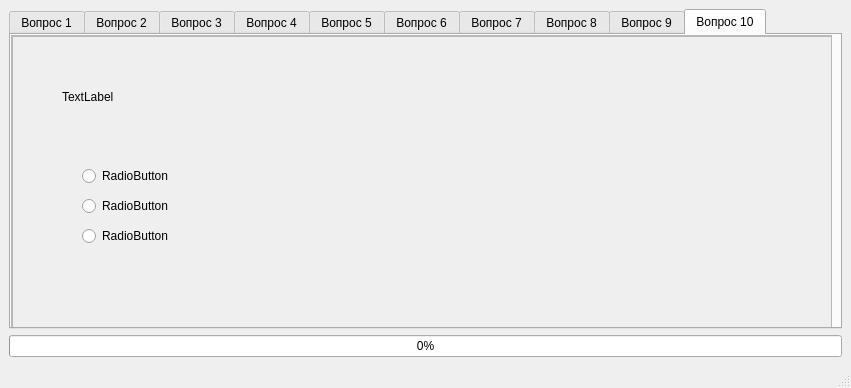
<?xml version="1.0" encoding="UTF-8"?>
<ui version="4.0">
 <class>MainWindow</class>
 <widget class="QMainWindow" name="MainWindow">
  <property name="geometry">
   <rect>
    <x>0</x>
    <y>0</y>
    <width>851</width>
    <height>388</height>
   </rect>
  </property>
  <property name="windowTitle">
   <string>MainWindow</string>
  </property>
  <widget class="QWidget" name="centralwidget">
   <layout class="QVBoxLayout" name="verticalLayout">
    <item>
     <widget class="QTabWidget" name="Tab3">
      <property name="currentIndex">
       <number>9</number>
      </property>
      <widget class="QWidget" name="tab1">
       <attribute name="title">
        <string>Вопрос 1</string>
       </attribute>
       <widget class="QScrollArea" name="scrollArea">
        <property name="geometry">
         <rect>
          <x>0</x>
          <y>0</y>
          <width>821</width>
          <height>361</height>
         </rect>
        </property>
        <property name="widgetResizable">
         <bool>true</bool>
        </property>
        <widget class="QWidget" name="scrollAreaWidgetContents">
         <property name="geometry">
          <rect>
           <x>0</x>
           <y>0</y>
           <width>819</width>
           <height>359</height>
          </rect>
         </property>
         <widget class="QFrame" name="frame">
          <property name="geometry">
           <rect>
            <x>0</x>
            <y>0</y>
            <width>821</width>
            <height>361</height>
           </rect>
          </property>
          <property name="frameShape">
           <enum>QFrame::StyledPanel</enum>
          </property>
          <property name="frameShadow">
           <enum>QFrame::Raised</enum>
          </property>
          <widget class="QLabel" name="label">
           <property name="geometry">
            <rect>
             <x>50</x>
             <y>10</y>
             <width>751</width>
             <height>101</height>
            </rect>
           </property>
           <property name="text">
            <string>TextLabel</string>
           </property>
          </widget>
          <widget class="QRadioButton" name="radioButton">
           <property name="geometry">
            <rect>
             <x>70</x>
             <y>130</y>
             <width>561</width>
             <height>20</height>
            </rect>
           </property>
           <property name="text">
            <string>RadioButton</string>
           </property>
           <attribute name="buttonGroup">
            <string notr="true">buttonGroup</string>
           </attribute>
          </widget>
          <widget class="QRadioButton" name="radioButton_2">
           <property name="geometry">
            <rect>
             <x>70</x>
             <y>160</y>
             <width>531</width>
             <height>20</height>
            </rect>
           </property>
           <property name="text">
            <string>RadioButton</string>
           </property>
           <attribute name="buttonGroup">
            <string notr="true">buttonGroup</string>
           </attribute>
          </widget>
          <widget class="QRadioButton" name="radioButton_3">
           <property name="geometry">
            <rect>
             <x>70</x>
             <y>190</y>
             <width>521</width>
             <height>20</height>
            </rect>
           </property>
           <property name="text">
            <string>RadioButton</string>
           </property>
           <attribute name="buttonGroup">
            <string notr="true">buttonGroup</string>
           </attribute>
          </widget>
         </widget>
        </widget>
       </widget>
      </widget>
      <widget class="QWidget" name="tab_2">
       <attribute name="title">
        <string>Вопрос 2</string>
       </attribute>
       <widget class="QScrollArea" name="scrollArea_2">
        <property name="geometry">
         <rect>
          <x>0</x>
          <y>0</y>
          <width>821</width>
          <height>361</height>
         </rect>
        </property>
        <property name="widgetResizable">
         <bool>true</bool>
        </property>
        <widget class="QWidget" name="scrollAreaWidgetContents_4">
         <property name="geometry">
          <rect>
           <x>0</x>
           <y>0</y>
           <width>819</width>
           <height>359</height>
          </rect>
         </property>
         <widget class="QFrame" name="frame_2">
          <property name="geometry">
           <rect>
            <x>0</x>
            <y>0</y>
            <width>821</width>
            <height>361</height>
           </rect>
          </property>
          <property name="frameShape">
           <enum>QFrame::StyledPanel</enum>
          </property>
          <property name="frameShadow">
           <enum>QFrame::Raised</enum>
          </property>
          <widget class="QLabel" name="label_2">
           <property name="geometry">
            <rect>
             <x>50</x>
             <y>10</y>
             <width>751</width>
             <height>101</height>
            </rect>
           </property>
           <property name="text">
            <string>TextLabel</string>
           </property>
          </widget>
          <widget class="QRadioButton" name="radioButton_4">
           <property name="geometry">
            <rect>
             <x>70</x>
             <y>130</y>
             <width>521</width>
             <height>20</height>
            </rect>
           </property>
           <property name="text">
            <string>RadioButton</string>
           </property>
           <attribute name="buttonGroup">
            <string notr="true">buttonGroup_2</string>
           </attribute>
          </widget>
          <widget class="QRadioButton" name="radioButton_5">
           <property name="geometry">
            <rect>
             <x>70</x>
             <y>160</y>
             <width>541</width>
             <height>20</height>
            </rect>
           </property>
           <property name="text">
            <string>RadioButton</string>
           </property>
           <attribute name="buttonGroup">
            <string notr="true">buttonGroup_2</string>
           </attribute>
          </widget>
          <widget class="QRadioButton" name="radioButton_6">
           <property name="geometry">
            <rect>
             <x>70</x>
             <y>190</y>
             <width>631</width>
             <height>20</height>
            </rect>
           </property>
           <property name="text">
            <string>RadioButton</string>
           </property>
           <attribute name="buttonGroup">
            <string notr="true">buttonGroup_2</string>
           </attribute>
          </widget>
         </widget>
        </widget>
       </widget>
      </widget>
      <widget class="QWidget" name="tab3">
       <attribute name="title">
        <string>Вопрос 3</string>
       </attribute>
       <widget class="QScrollArea" name="scrollArea_3">
        <property name="geometry">
         <rect>
          <x>0</x>
          <y>0</y>
          <width>821</width>
          <height>361</height>
         </rect>
        </property>
        <property name="widgetResizable">
         <bool>true</bool>
        </property>
        <widget class="QWidget" name="scrollAreaWidgetContents_7">
         <property name="geometry">
          <rect>
           <x>0</x>
           <y>0</y>
           <width>819</width>
           <height>359</height>
          </rect>
         </property>
         <widget class="QFrame" name="frame_3">
          <property name="geometry">
           <rect>
            <x>0</x>
            <y>0</y>
            <width>821</width>
            <height>361</height>
           </rect>
          </property>
          <property name="frameShape">
           <enum>QFrame::StyledPanel</enum>
          </property>
          <property name="frameShadow">
           <enum>QFrame::Raised</enum>
          </property>
          <widget class="QLabel" name="label_3">
           <property name="geometry">
            <rect>
             <x>50</x>
             <y>10</y>
             <width>751</width>
             <height>101</height>
            </rect>
           </property>
           <property name="text">
            <string>TextLabel</string>
           </property>
          </widget>
          <widget class="QRadioButton" name="radioButton_7">
           <property name="geometry">
            <rect>
             <x>70</x>
             <y>130</y>
             <width>711</width>
             <height>20</height>
            </rect>
           </property>
           <property name="text">
            <string>RadioButton</string>
           </property>
           <attribute name="buttonGroup">
            <string notr="true">buttonGroup_3</string>
           </attribute>
          </widget>
          <widget class="QRadioButton" name="radioButton_8">
           <property name="geometry">
            <rect>
             <x>70</x>
             <y>160</y>
             <width>681</width>
             <height>20</height>
            </rect>
           </property>
           <property name="text">
            <string>RadioButton</string>
           </property>
           <attribute name="buttonGroup">
            <string notr="true">buttonGroup_3</string>
           </attribute>
          </widget>
          <widget class="QRadioButton" name="radioButton_9">
           <property name="geometry">
            <rect>
             <x>70</x>
             <y>190</y>
             <width>671</width>
             <height>20</height>
            </rect>
           </property>
           <property name="text">
            <string>RadioButton</string>
           </property>
           <attribute name="buttonGroup">
            <string notr="true">buttonGroup_3</string>
           </attribute>
          </widget>
         </widget>
        </widget>
       </widget>
      </widget>
      <widget class="QWidget" name="tab4">
       <attribute name="title">
        <string>Вопрос 4</string>
       </attribute>
       <widget class="QScrollArea" name="scrollArea_4">
        <property name="geometry">
         <rect>
          <x>0</x>
          <y>0</y>
          <width>821</width>
          <height>361</height>
         </rect>
        </property>
        <property name="widgetResizable">
         <bool>true</bool>
        </property>
        <widget class="QWidget" name="scrollAreaWidgetContents_8">
         <property name="geometry">
          <rect>
           <x>0</x>
           <y>0</y>
           <width>819</width>
           <height>359</height>
          </rect>
         </property>
         <widget class="QFrame" name="frame_4">
          <property name="geometry">
           <rect>
            <x>0</x>
            <y>0</y>
            <width>821</width>
            <height>361</height>
           </rect>
          </property>
          <property name="frameShape">
           <enum>QFrame::StyledPanel</enum>
          </property>
          <property name="frameShadow">
           <enum>QFrame::Raised</enum>
          </property>
          <widget class="QLabel" name="label_4">
           <property name="geometry">
            <rect>
             <x>50</x>
             <y>10</y>
             <width>751</width>
             <height>101</height>
            </rect>
           </property>
           <property name="text">
            <string>TextLabel</string>
           </property>
          </widget>
          <widget class="QRadioButton" name="radioButton_10">
           <property name="geometry">
            <rect>
             <x>70</x>
             <y>130</y>
             <width>681</width>
             <height>20</height>
            </rect>
           </property>
           <property name="text">
            <string>RadioButton</string>
           </property>
           <attribute name="buttonGroup">
            <string notr="true">buttonGroup_4</string>
           </attribute>
          </widget>
          <widget class="QRadioButton" name="radioButton_11">
           <property name="geometry">
            <rect>
             <x>70</x>
             <y>160</y>
             <width>681</width>
             <height>20</height>
            </rect>
           </property>
           <property name="text">
            <string>RadioButton</string>
           </property>
           <attribute name="buttonGroup">
            <string notr="true">buttonGroup_4</string>
           </attribute>
          </widget>
          <widget class="QRadioButton" name="radioButton_12">
           <property name="geometry">
            <rect>
             <x>70</x>
             <y>190</y>
             <width>711</width>
             <height>20</height>
            </rect>
           </property>
           <property name="text">
            <string>RadioButton</string>
           </property>
           <attribute name="buttonGroup">
            <string notr="true">buttonGroup_4</string>
           </attribute>
          </widget>
         </widget>
        </widget>
       </widget>
      </widget>
      <widget class="QWidget" name="tab5">
       <attribute name="title">
        <string>Вопрос 5</string>
       </attribute>
       <widget class="QScrollArea" name="scrollArea_5">
        <property name="geometry">
         <rect>
          <x>0</x>
          <y>0</y>
          <width>821</width>
          <height>361</height>
         </rect>
        </property>
        <property name="widgetResizable">
         <bool>true</bool>
        </property>
        <widget class="QWidget" name="scrollAreaWidgetContents_9">
         <property name="geometry">
          <rect>
           <x>0</x>
           <y>0</y>
           <width>819</width>
           <height>359</height>
          </rect>
         </property>
         <widget class="QFrame" name="frame_5">
          <property name="geometry">
           <rect>
            <x>0</x>
            <y>0</y>
            <width>821</width>
            <height>361</height>
           </rect>
          </property>
          <property name="frameShape">
           <enum>QFrame::StyledPanel</enum>
          </property>
          <property name="frameShadow">
           <enum>QFrame::Raised</enum>
          </property>
          <widget class="QLabel" name="label_5">
           <property name="geometry">
            <rect>
             <x>50</x>
             <y>10</y>
             <width>751</width>
             <height>101</height>
            </rect>
           </property>
           <property name="text">
            <string>TextLabel</string>
           </property>
          </widget>
          <widget class="QRadioButton" name="radioButton_13">
           <property name="geometry">
            <rect>
             <x>70</x>
             <y>130</y>
             <width>641</width>
             <height>20</height>
            </rect>
           </property>
           <property name="text">
            <string>RadioButton</string>
           </property>
           <attribute name="buttonGroup">
            <string notr="true">buttonGroup_5</string>
           </attribute>
          </widget>
          <widget class="QRadioButton" name="radioButton_14">
           <property name="geometry">
            <rect>
             <x>70</x>
             <y>160</y>
             <width>721</width>
             <height>20</height>
            </rect>
           </property>
           <property name="text">
            <string>RadioButton</string>
           </property>
           <attribute name="buttonGroup">
            <string notr="true">buttonGroup_5</string>
           </attribute>
          </widget>
          <widget class="QRadioButton" name="radioButton_15">
           <property name="geometry">
            <rect>
             <x>70</x>
             <y>190</y>
             <width>711</width>
             <height>20</height>
            </rect>
           </property>
           <property name="text">
            <string>RadioButton</string>
           </property>
           <attribute name="buttonGroup">
            <string notr="true">buttonGroup_5</string>
           </attribute>
          </widget>
         </widget>
        </widget>
       </widget>
      </widget>
      <widget class="QWidget" name="tab6">
       <attribute name="title">
        <string>Вопрос 6</string>
       </attribute>
       <widget class="QScrollArea" name="scrollArea_6">
        <property name="geometry">
         <rect>
          <x>0</x>
          <y>0</y>
          <width>821</width>
          <height>361</height>
         </rect>
        </property>
        <property name="widgetResizable">
         <bool>true</bool>
        </property>
        <widget class="QWidget" name="scrollAreaWidgetContents_10">
         <property name="geometry">
          <rect>
           <x>0</x>
           <y>0</y>
           <width>819</width>
           <height>359</height>
          </rect>
         </property>
         <widget class="QFrame" name="frame_6">
          <property name="geometry">
           <rect>
            <x>0</x>
            <y>0</y>
            <width>821</width>
            <height>361</height>
           </rect>
          </property>
          <property name="frameShape">
           <enum>QFrame::StyledPanel</enum>
          </property>
          <property name="frameShadow">
           <enum>QFrame::Raised</enum>
          </property>
          <widget class="QLabel" name="label_6">
           <property name="geometry">
            <rect>
             <x>50</x>
             <y>10</y>
             <width>751</width>
             <height>101</height>
            </rect>
           </property>
           <property name="text">
            <string>TextLabel</string>
           </property>
          </widget>
          <widget class="QRadioButton" name="radioButton_16">
           <property name="geometry">
            <rect>
             <x>70</x>
             <y>130</y>
             <width>681</width>
             <height>20</height>
            </rect>
           </property>
           <property name="text">
            <string>RadioButton</string>
           </property>
           <attribute name="buttonGroup">
            <string notr="true">buttonGroup_6</string>
           </attribute>
          </widget>
          <widget class="QRadioButton" name="radioButton_17">
           <property name="geometry">
            <rect>
             <x>70</x>
             <y>160</y>
             <width>681</width>
             <height>20</height>
            </rect>
           </property>
           <property name="text">
            <string>RadioButton</string>
           </property>
           <attribute name="buttonGroup">
            <string notr="true">buttonGroup_6</string>
           </attribute>
          </widget>
          <widget class="QRadioButton" name="radioButton_18">
           <property name="geometry">
            <rect>
             <x>70</x>
             <y>190</y>
             <width>621</width>
             <height>20</height>
            </rect>
           </property>
           <property name="text">
            <string>RadioButton</string>
           </property>
           <attribute name="buttonGroup">
            <string notr="true">buttonGroup_6</string>
           </attribute>
          </widget>
         </widget>
        </widget>
       </widget>
      </widget>
      <widget class="QWidget" name="tab7">
       <attribute name="title">
        <string>Вопрос 7</string>
       </attribute>
       <widget class="QScrollArea" name="scrollArea_7">
        <property name="geometry">
         <rect>
          <x>0</x>
          <y>0</y>
          <width>821</width>
          <height>361</height>
         </rect>
        </property>
        <property name="widgetResizable">
         <bool>true</bool>
        </property>
        <widget class="QWidget" name="scrollAreaWidgetContents_11">
         <property name="geometry">
          <rect>
           <x>0</x>
           <y>0</y>
           <width>819</width>
           <height>359</height>
          </rect>
         </property>
         <widget class="QFrame" name="frame_7">
          <property name="geometry">
           <rect>
            <x>0</x>
            <y>0</y>
            <width>821</width>
            <height>361</height>
           </rect>
          </property>
          <property name="frameShape">
           <enum>QFrame::StyledPanel</enum>
          </property>
          <property name="frameShadow">
           <enum>QFrame::Raised</enum>
          </property>
          <widget class="QLabel" name="label_7">
           <property name="geometry">
            <rect>
             <x>50</x>
             <y>10</y>
             <width>751</width>
             <height>101</height>
            </rect>
           </property>
           <property name="text">
            <string>TextLabel</string>
           </property>
          </widget>
          <widget class="QRadioButton" name="radioButton_19">
           <property name="geometry">
            <rect>
             <x>70</x>
             <y>130</y>
             <width>661</width>
             <height>20</height>
            </rect>
           </property>
           <property name="text">
            <string>RadioButton</string>
           </property>
           <attribute name="buttonGroup">
            <string notr="true">buttonGroup_7</string>
           </attribute>
          </widget>
          <widget class="QRadioButton" name="radioButton_20">
           <property name="geometry">
            <rect>
             <x>70</x>
             <y>160</y>
             <width>691</width>
             <height>20</height>
            </rect>
           </property>
           <property name="text">
            <string>RadioButton</string>
           </property>
           <attribute name="buttonGroup">
            <string notr="true">buttonGroup_7</string>
           </attribute>
          </widget>
          <widget class="QRadioButton" name="radioButton_21">
           <property name="geometry">
            <rect>
             <x>70</x>
             <y>190</y>
             <width>681</width>
             <height>20</height>
            </rect>
           </property>
           <property name="text">
            <string>RadioButton</string>
           </property>
           <attribute name="buttonGroup">
            <string notr="true">buttonGroup_7</string>
           </attribute>
          </widget>
         </widget>
        </widget>
       </widget>
      </widget>
      <widget class="QWidget" name="tab8">
       <attribute name="title">
        <string>Вопрос 8</string>
       </attribute>
       <widget class="QScrollArea" name="scrollArea_8">
        <property name="geometry">
         <rect>
          <x>0</x>
          <y>0</y>
          <width>821</width>
          <height>361</height>
         </rect>
        </property>
        <property name="widgetResizable">
         <bool>true</bool>
        </property>
        <widget class="QWidget" name="scrollAreaWidgetContents_12">
         <property name="geometry">
          <rect>
           <x>0</x>
           <y>0</y>
           <width>819</width>
           <height>359</height>
          </rect>
         </property>
         <widget class="QFrame" name="frame_8">
          <property name="geometry">
           <rect>
            <x>0</x>
            <y>0</y>
            <width>821</width>
            <height>361</height>
           </rect>
          </property>
          <property name="frameShape">
           <enum>QFrame::StyledPanel</enum>
          </property>
          <property name="frameShadow">
           <enum>QFrame::Raised</enum>
          </property>
          <widget class="QLabel" name="label_8">
           <property name="geometry">
            <rect>
             <x>50</x>
             <y>10</y>
             <width>751</width>
             <height>101</height>
            </rect>
           </property>
           <property name="text">
            <string>TextLabel</string>
           </property>
          </widget>
          <widget class="QRadioButton" name="radioButton_22">
           <property name="geometry">
            <rect>
             <x>70</x>
             <y>130</y>
             <width>701</width>
             <height>20</height>
            </rect>
           </property>
           <property name="text">
            <string>RadioButton</string>
           </property>
           <attribute name="buttonGroup">
            <string notr="true">buttonGroup_8</string>
           </attribute>
          </widget>
          <widget class="QRadioButton" name="radioButton_23">
           <property name="geometry">
            <rect>
             <x>70</x>
             <y>160</y>
             <width>701</width>
             <height>20</height>
            </rect>
           </property>
           <property name="text">
            <string>RadioButton</string>
           </property>
           <attribute name="buttonGroup">
            <string notr="true">buttonGroup_8</string>
           </attribute>
          </widget>
          <widget class="QRadioButton" name="radioButton_24">
           <property name="geometry">
            <rect>
             <x>70</x>
             <y>190</y>
             <width>711</width>
             <height>20</height>
            </rect>
           </property>
           <property name="text">
            <string>RadioButton</string>
           </property>
           <attribute name="buttonGroup">
            <string notr="true">buttonGroup_8</string>
           </attribute>
          </widget>
         </widget>
        </widget>
       </widget>
      </widget>
      <widget class="QWidget" name="tab9">
       <attribute name="title">
        <string>Вопрос 9</string>
       </attribute>
       <widget class="QScrollArea" name="scrollArea_9">
        <property name="geometry">
         <rect>
          <x>0</x>
          <y>0</y>
          <width>821</width>
          <height>361</height>
         </rect>
        </property>
        <property name="widgetResizable">
         <bool>true</bool>
        </property>
        <widget class="QWidget" name="scrollAreaWidgetContents_13">
         <property name="geometry">
          <rect>
           <x>0</x>
           <y>0</y>
           <width>819</width>
           <height>359</height>
          </rect>
         </property>
         <widget class="QFrame" name="frame_9">
          <property name="geometry">
           <rect>
            <x>0</x>
            <y>0</y>
            <width>821</width>
            <height>361</height>
           </rect>
          </property>
          <property name="frameShape">
           <enum>QFrame::StyledPanel</enum>
          </property>
          <property name="frameShadow">
           <enum>QFrame::Raised</enum>
          </property>
          <widget class="QLabel" name="label_9">
           <property name="geometry">
            <rect>
             <x>50</x>
             <y>10</y>
             <width>751</width>
             <height>101</height>
            </rect>
           </property>
           <property name="text">
            <string>TextLabel</string>
           </property>
          </widget>
          <widget class="QRadioButton" name="radioButton_25">
           <property name="geometry">
            <rect>
             <x>70</x>
             <y>130</y>
             <width>701</width>
             <height>20</height>
            </rect>
           </property>
           <property name="text">
            <string>RadioButton</string>
           </property>
           <attribute name="buttonGroup">
            <string notr="true">buttonGroup_9</string>
           </attribute>
          </widget>
          <widget class="QRadioButton" name="radioButton_26">
           <property name="geometry">
            <rect>
             <x>70</x>
             <y>160</y>
             <width>721</width>
             <height>20</height>
            </rect>
           </property>
           <property name="text">
            <string>RadioButton</string>
           </property>
           <attribute name="buttonGroup">
            <string notr="true">buttonGroup_9</string>
           </attribute>
          </widget>
          <widget class="QRadioButton" name="radioButton_27">
           <property name="geometry">
            <rect>
             <x>70</x>
             <y>190</y>
             <width>711</width>
             <height>20</height>
            </rect>
           </property>
           <property name="text">
            <string>RadioButton</string>
           </property>
           <attribute name="buttonGroup">
            <string notr="true">buttonGroup_9</string>
           </attribute>
          </widget>
         </widget>
        </widget>
       </widget>
      </widget>
      <widget class="QWidget" name="tab10">
       <attribute name="title">
        <string>Вопрос 10</string>
       </attribute>
       <widget class="QScrollArea" name="scrollArea_10">
        <property name="geometry">
         <rect>
          <x>0</x>
          <y>0</y>
          <width>821</width>
          <height>361</height>
         </rect>
        </property>
        <property name="widgetResizable">
         <bool>true</bool>
        </property>
        <widget class="QWidget" name="scrollAreaWidgetContents_14">
         <property name="geometry">
          <rect>
           <x>0</x>
           <y>0</y>
           <width>819</width>
           <height>359</height>
          </rect>
         </property>
         <widget class="QFrame" name="frame_10">
          <property name="geometry">
           <rect>
            <x>0</x>
            <y>0</y>
            <width>821</width>
            <height>361</height>
           </rect>
          </property>
          <property name="frameShape">
           <enum>QFrame::StyledPanel</enum>
          </property>
          <property name="frameShadow">
           <enum>QFrame::Raised</enum>
          </property>
          <widget class="QLabel" name="label_10">
           <property name="geometry">
            <rect>
             <x>50</x>
             <y>10</y>
             <width>751</width>
             <height>101</height>
            </rect>
           </property>
           <property name="text">
            <string>TextLabel</string>
           </property>
          </widget>
          <widget class="QRadioButton" name="radioButton_28">
           <property name="geometry">
            <rect>
             <x>70</x>
             <y>130</y>
             <width>691</width>
             <height>20</height>
            </rect>
           </property>
           <property name="text">
            <string>RadioButton</string>
           </property>
           <attribute name="buttonGroup">
            <string notr="true">buttonGroup_10</string>
           </attribute>
          </widget>
          <widget class="QRadioButton" name="radioButton_29">
           <property name="geometry">
            <rect>
             <x>70</x>
             <y>160</y>
             <width>701</width>
             <height>20</height>
            </rect>
           </property>
           <property name="text">
            <string>RadioButton</string>
           </property>
           <attribute name="buttonGroup">
            <string notr="true">buttonGroup_10</string>
           </attribute>
          </widget>
          <widget class="QRadioButton" name="radioButton_30">
           <property name="geometry">
            <rect>
             <x>70</x>
             <y>190</y>
             <width>701</width>
             <height>20</height>
            </rect>
           </property>
           <property name="text">
            <string>RadioButton</string>
           </property>
           <attribute name="buttonGroup">
            <string notr="true">buttonGroup_10</string>
           </attribute>
          </widget>
         </widget>
        </widget>
       </widget>
      </widget>
     </widget>
    </item>
    <item>
     <widget class="QProgressBar" name="progressBar">
      <property name="value">
       <number>0</number>
      </property>
     </widget>
    </item>
   </layout>
  </widget>
  <widget class="QMenuBar" name="menubar">
   <property name="geometry">
    <rect>
     <x>0</x>
     <y>0</y>
     <width>851</width>
     <height>26</height>
    </rect>
   </property>
  </widget>
  <widget class="QStatusBar" name="statusbar"/>
 </widget>
 <resources/>
 <connections/>
 <buttongroups>
  <buttongroup name="buttonGroup_9"/>
  <buttongroup name="buttonGroup_5"/>
  <buttongroup name="buttonGroup_7"/>
  <buttongroup name="buttonGroup_10"/>
  <buttongroup name="buttonGroup_8"/>
  <buttongroup name="buttonGroup_2"/>
  <buttongroup name="buttonGroup"/>
  <buttongroup name="buttonGroup_3"/>
  <buttongroup name="buttonGroup_4"/>
  <buttongroup name="buttonGroup_6"/>
 </buttongroups>
</ui>
